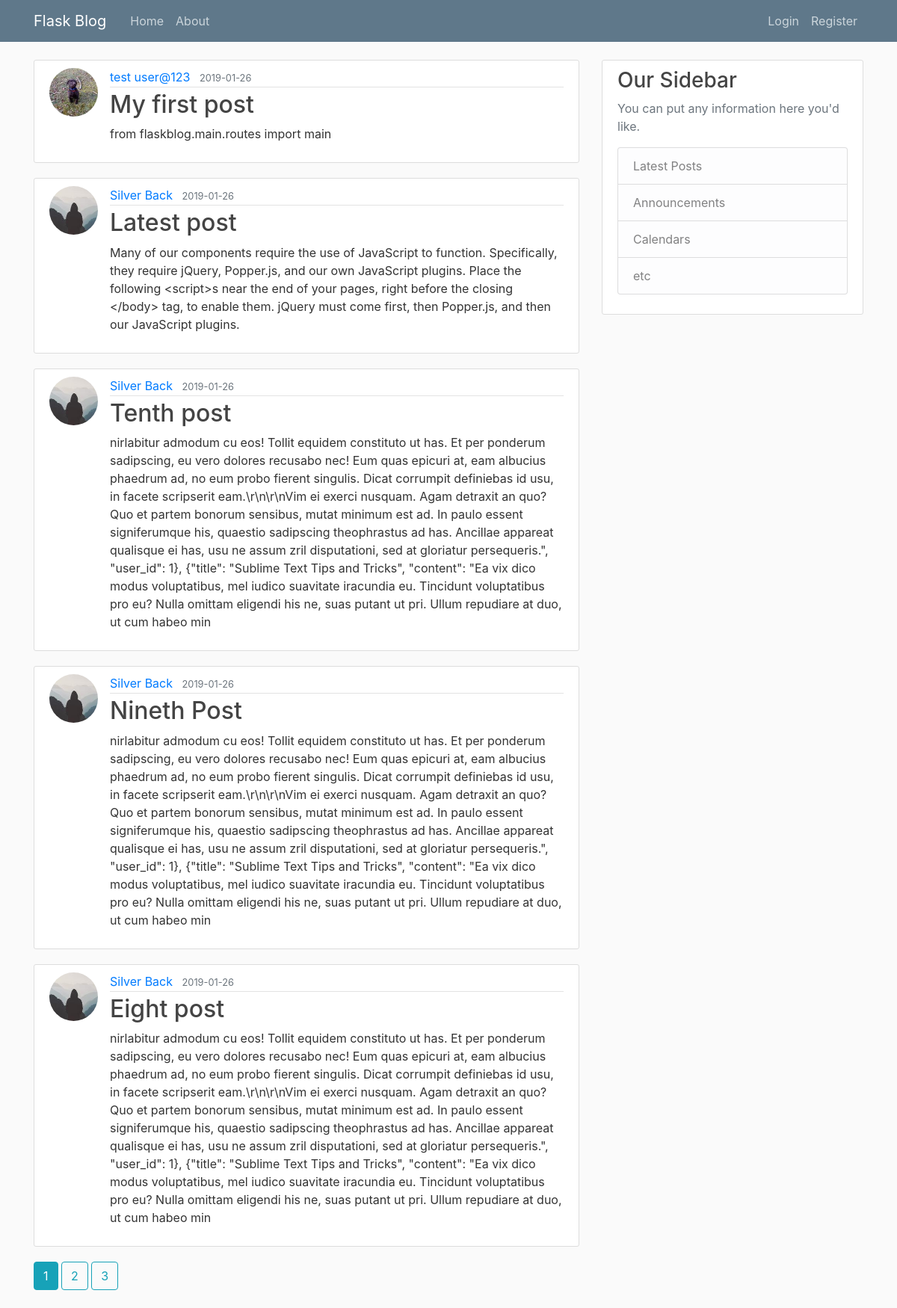
The page /home on the database its author committed.
### flaskblog/models.py (models this page shows, shortened)
class Post(db.Model):
    id = db.Column(db.Integer, primary_key=True)
    title = db.Column(db.String(100), nullable=False)
    date_posted = db.Column(db.DateTime, nullable=False,
                            default=datetime.utcnow)
    content = db.Column(db.Text, nullable=False)
    user_id = db.Column(db.Integer, db.ForeignKey('user.id'), nullable=False)

class User(db.Model, UserMixin):
    id = db.Column(db.Integer, primary_key=True)
    username = db.Column(db.String(20), unique=True, nullable=False)
    email = db.Column(db.String(120), unique=True, nullable=False)
    image_file = db.Column(db.String(20), nullable=False,
                           default='default.jpg')
    password = db.Column(db.String(60), nullable=False)
    posts = db.relationship('Post', backref='author', lazy=True)

### flaskblog/main/routes.py (the view)
@main.route("/")
@main.route("/home")
def home():
    page = request.args.get('page', 1, type=int)
    posts = Post.query.order_by(Post.date_posted.desc()).paginate(page=page, per_page=5)
    return render_template('home.html', posts=posts)

### flaskblog/templates/home.html
{% extends "layout.html" %}
{% block content %}
{% for post in posts.items %}
<article class="media content-section">
	<img class="rounded-circle article-img" src="{{ url_for('static', filename=post.author.image_file) }}">
	<div class="media-body">
		<div class="article-metadata">
			<a class="mr-2" href="{{ url_for('users.user_posts', username=post.author.username) }}">{{ post.author.username }}</a>
			<small class="text-muted">{{ post.date_posted.strftime('%Y-%m-%d') }}</small>
		</div>
		<h2><a class="article-title" href="{{ url_for('posts.post', post_id=post.id) }}">{{ post.title }}</a></h2>
		<p class="article-content">{{ post.content }}</p>
	</div>
</article>
{% endfor %}
{% for page_num in posts.iter_pages(left_edge=1, right_edge=1, left_current=1, right_current=2) %}
	{% if page_num %}
		{% if posts.page == page_num %}
			<a class="btn btn-info mb-4" href="{{ url_for('main.home', page=page_num) }}">{{page_num}}</a>
		{% else %}
			<a class="btn btn-outline-info mb-4" href="{{ url_for('main.home', page=page_num) }}">{{page_num}}</a>
		{% endif %}
		{% else %}
		....
		{% endif %}
{% endfor %}
{% endblock content %}

### flaskblog/templates/layout.html (shortened to what this page needs)
        <!DOCTYPE html>
        <html lang="en">
        <head>
            <link rel="stylesheet" href="https://maxcdn.bootstrapcdn.com/bootstrap/4.0.0/css/bootstrap.min.css">
            <link rel="stylesheet" type="text/css" href="{{ url_for('static', filename='main.css') }}">
        </head>
        <body>
            <header class="site-header">
                <nav class="navbar navbar-expand-md navbar-dark bg-steel fixed-top">
                    <div class="container">
                        <a class="navbar-brand mr-4" href="/">Flask Blog</a>
                    <div class="collapse navbar-collapse" id="navbarToggle">
                        <div class="navbar-nav mr-auto">
                            <a class="nav-item nav-link" href="{{ url_for('main.home') }}">Home</a>
                            <a class="nav-item nav-link" href="{{ url_for('main.about') }}">About</a>
                        </div>
                        <div class="navbar-nav">
                            {% if current_user.is_authenticated %}
                            <a class="nav-item nav-link" href="{{ url_for('posts.new_post') }}">New Post</a>
                            <a class="nav-item nav-link" href="{{ url_for('users.account') }}">Account</a>
                            <a class="nav-item nav-link" href="{{ url_for('users.logout') }}">Logout</a>
                            {% else %}
                            <a class="nav-item nav-link" href="{{ url_for('users.login') }}">Login</a>
                            <a class="nav-item nav-link" href="{{ url_for('users.register') }}">Register</a>
                            {% endif %}
                        </div>
                    </div>
                </div>
            </nav>
        </header>
        <main role="main" class="container">
            <div class="row">
                <div class="col-md-8">
                    {% block content %}{% endblock %}
                </div>
                <div class="col-md-4">
                    <div class="content-section">
                        <h3>Our Sidebar</h3>
                        <p class='text-muted'>You can put any information here you'd like.
                            <ul class="list-group">
                                <li class="list-group-item list-group-item-light">Latest Posts</li>
                                <li class="list-group-item list-group-item-light">Announcements</li>
                                <li class="list-group-item list-group-item-light">Calendars</li>
                                <li class="list-group-item list-group-item-light">etc</li>
                            </ul>
                        </p>
                    </div>
                </div>
            </div>
        </main>
</body>
</html>

### flaskblog/static/main.css (style rules this page uses)
body { background: #fafafa; color: #333333; margin-top: 5rem; }
h1, h2, h3, h4, h5, h6 { color: #444444; }
.bg-steel { background-color: #5f788a; }
.site-header .navbar-nav .nav-link { color: #cbd5db; }
.content-section { background: #ffffff; padding: 10px 20px; border: 1px solid #dddddd; border-radius: 3px; margin-bottom: 20px; }
.article-title { color: #444444; }
.article-content { white-space: pre-line; }
.article-img { height: 65px; width: 65px; margin-right: 16px; }
.article-metadata { padding-bottom: 1px; margin-bottom: 4px; border-bottom: 1px solid #e3e3e3 }

### rows shown on the page
Post: image_file (picture), author.username "test user@123", date_posted "2019-01-26", title "My first post", content "from flaskblog.main.routes import main"
Post: image_file (picture), author.username "Silver Back", date_posted "2019-01-26", title "Latest post", content "Many of our components require the use of JavaScript to function. Specifically, they require jQuery, Popper.js, and our own JavaScript plugins. Place the following <script>s near the end of your pages, right before the closing </body> tag, to enable them. jQuery must come first, then Popper.js, and then our JavaScript plugins."
Post: image_file (picture), author.username "Silver Back", date_posted "2019-01-26", title "Tenth post", content "nirlabitur admodum cu eos! Tollit equidem constituto ut has. Et per ponderum sadipscing, eu vero dolores recusabo nec! Eum quas epicuri at, eam albucius phaedrum ad, no eum probo fierent singulis. Dicat corrumpit definiebas id usu, in facete scripserit eam.\\r\\n\\r\\nVim ei exerci nusquam. Agam detraxit an quo? Quo et partem bonorum sensibus, mutat minimum est ad. In paulo essent signiferumque his, quaestio sadipscing theophrastus ad has. Ancillae appareat qualisque ei has, usu ne assum zril disputationi, sed at gloriatur persequeris.\", \"user_id\": 1}, {\"title\": \"Sublime Text Tips and Tricks\", \"content\": \"Ea vix dico modus voluptatibus, mel iudico suavitate iracundia eu. Tincidunt voluptatibus…"
Post: image_file (picture), author.username "Silver Back", date_posted "2019-01-26", title "Nineth Post", content "nirlabitur admodum cu eos! Tollit equidem constituto ut has. Et per ponderum sadipscing, eu vero dolores recusabo nec! Eum quas epicuri at, eam albucius phaedrum ad, no eum probo fierent singulis. Dicat corrumpit definiebas id usu, in facete scripserit eam.\\r\\n\\r\\nVim ei exerci nusquam. Agam detraxit an quo? Quo et partem bonorum sensibus, mutat minimum est ad. In paulo essent signiferumque his, quaestio sadipscing theophrastus ad has. Ancillae appareat qualisque ei has, usu ne assum zril disputationi, sed at gloriatur persequeris.\", \"user_id\": 1}, {\"title\": \"Sublime Text Tips and Tricks\", \"content\": \"Ea vix dico modus voluptatibus, mel iudico suavitate iracundia eu. Tincidunt voluptatibus…"
Post: image_file (picture), author.username "Silver Back", date_posted "2019-01-26", title "Eight post", content "nirlabitur admodum cu eos! Tollit equidem constituto ut has. Et per ponderum sadipscing, eu vero dolores recusabo nec! Eum quas epicuri at, eam albucius phaedrum ad, no eum probo fierent singulis. Dicat corrumpit definiebas id usu, in facete scripserit eam.\\r\\n\\r\\nVim ei exerci nusquam. Agam detraxit an quo? Quo et partem bonorum sensibus, mutat minimum est ad. In paulo essent signiferumque his, quaestio sadipscing theophrastus ad has. Ancillae appareat qualisque ei has, usu ne assum zril disputationi, sed at gloriatur persequeris.\", \"user_id\": 1}, {\"title\": \"Sublime Text Tips and Tricks\", \"content\": \"Ea vix dico modus voluptatibus, mel iudico suavitate iracundia eu. Tincidunt voluptatibus…"

### other values the page prints
{{ page_num }} "1"
{{ page_num }} "2" "3"
